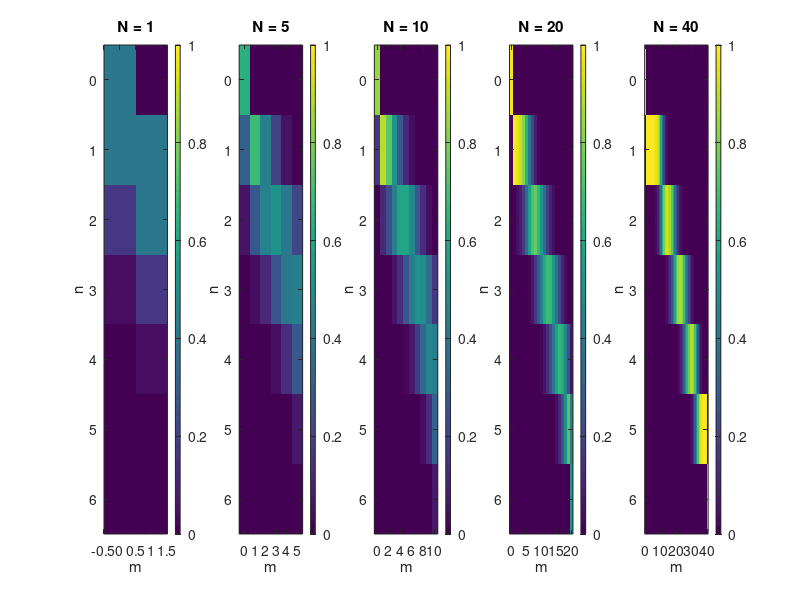

MATLAB code to generate this figure: (Note: this script raises an error after producing the figure.)
%% CSCI 6166 HW 2 Problem 1
%
n=0:6;%Number of sides with a 1
for ii=0:6
    bincoeffsn(ii+1) = nchoosek(6,ii);
end
p_ngX = bincoeffsn.*((1/6).^n).*(5/6).^(6-n);
NN = [1,5,10,20,40];%Number of trials
posterior = cell(1,length(NN));
p_mgnN = cell(1,length(NN));
figure;
for jj = 1:length(NN)
    N = NN(jj);
    bincoeffsm = zeros(1,N+1);
    for ii=0:N
        bincoeffsm(ii+1) =  nchoosek(N,ii);
    end
    p_mgnN{jj} = bincoeffsm.*((n.'/6).^(0:N)).*((1-n.'/6).^(N:-1:0));
    %Randomly selecting a value of m
    condcdfs = cumsum( p_mgnN{jj},2) ./ sum( p_mgnN{jj},2 );
    u = rand([7,1]);
    mvals = zeros(7,1);
    for ii = 1:7
        mvals(ii,:) = find(u(ii,:)' < condcdfs(ii,:),1)'-1;
    end
    %%%%%%% Ask for clarification: Are we supposed to select m randomly and
    %%%%%%% then see how big $N$ needs to be for all of our estimates to
    %%%%%%% have a >99% certainty? Something related to E[m]?
    denom = sum( p_mgnN{jj}.*p_ngX',1 );
    numer = p_mgnN{jj}.*p_ngX';
    posterior{jj} = numer./denom; 
    % Previous line is p(n|m,N,X) along columns with N+1 columns (one for each possible value of m) 
    subplot(1,length(NN),jj);
    imagesc(0:N,n,posterior{jj});colorbar;caxis([0,1]);
    title(sprintf('N = %d',N));
    xlabel('m');ylabel('n');
end
sgtitle('p(n|m,N,X) for each value of N and m')
